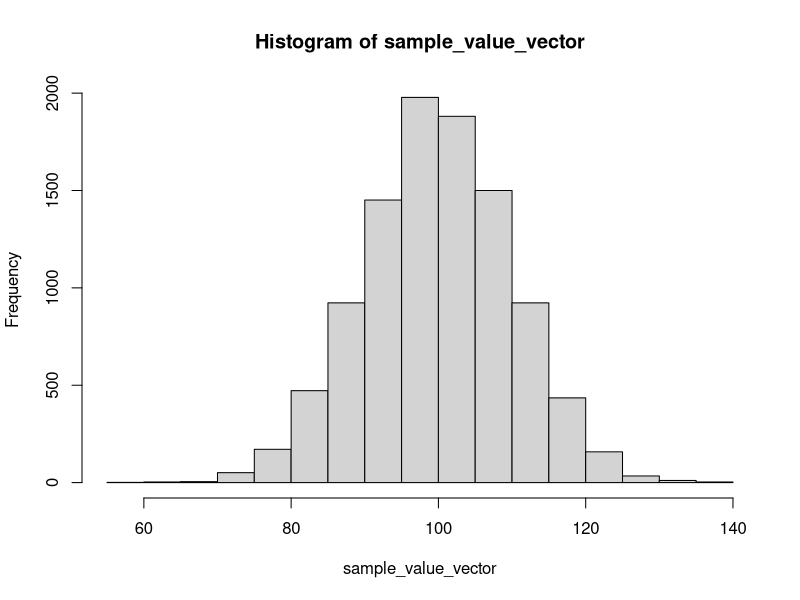

Write the R code that produced this figure.
## ---- chunk 1
library(knitr)

knitr::opts_chunk$set(
  comment = "#>",
  fig.path = "figures/08/", # use only for single Rmd files
  collapse = TRUE,
  echo = TRUE
)
## ---- chunk 2
# Number of trials to run -- more is generally better
n_trials <- 10000

# Vector to store results in
sample_value_vector <- c()

# Simulation parameters
sim_mean <- 100
sim_sd <- 10

# Loop, compute, accrue
for (trial in 1:n_trials)
{
  # Compute -- IRL can be 1000s of lines of code here
  sample_value <- rnorm(1, sim_mean, sim_sd)
  
  # Accrue results, using the loop driver to add each
  # value on to the end of the vector
  sample_value_vector[trial] <- sample_value
}


# At the end of the for loop, we have 10,000 values
# gathered in sample_value_vector, and we can plot them
# to confirm that they are, in fact, distributed normally

hist(sample_value_vector)
## ---- chunk 3
rock_paper_scissors <- function()
{
  # Vector of the three possible moves
  moves <- c("rock", "paper", "scissors")
  
  # Randomly select a move for Bob
  bob_move <- sample(moves,1)
  
  # Randomly select a move for Fred
  fred_move <- sample(moves,1)
  
  
  # Work through the game win conditions
  if (bob_move == fred_move){
    winner = "draw"
  }
  
  if( bob_move == "rock"){
    if (fred_move == "paper"){
      winner = "fred"
    }
    if (fred_move == "scissors"){
      winner = "bob"
    }
      
  }
  
  if (bob_move == "paper"){
    if (fred_move == "rock"){
      winner = "bob"
    }
    if (fred_move == "scissors"){
      winner = "fred"
    }
  }
  
  if (bob_move == "scissors") {
    if (fred_move == "rock"){
      winner = "fred"
    }
    if (fred_move == "paper"){
      winner = "bob"
    }
  }
  
  # Return the winner
  return(winner)
} # end rock_paper_scissors

## ---- chunk 4
# Number of trials to run -- more is usually better
n_trials <- 100000

# Vector to accrue results
game_result_vector <- c()

# Loop
for (i in 1:n_trials)
{
  # Compute the winner
  game_result <- rock_paper_scissors()
  
  # Accrue
  game_result_vector[i] <- game_result
}


# At the end of the for loop, we have 100,000 game results.
# We can find the frequency distribution of these categorical
# data using function table

fd <- table(game_result_vector)
print(fd)


